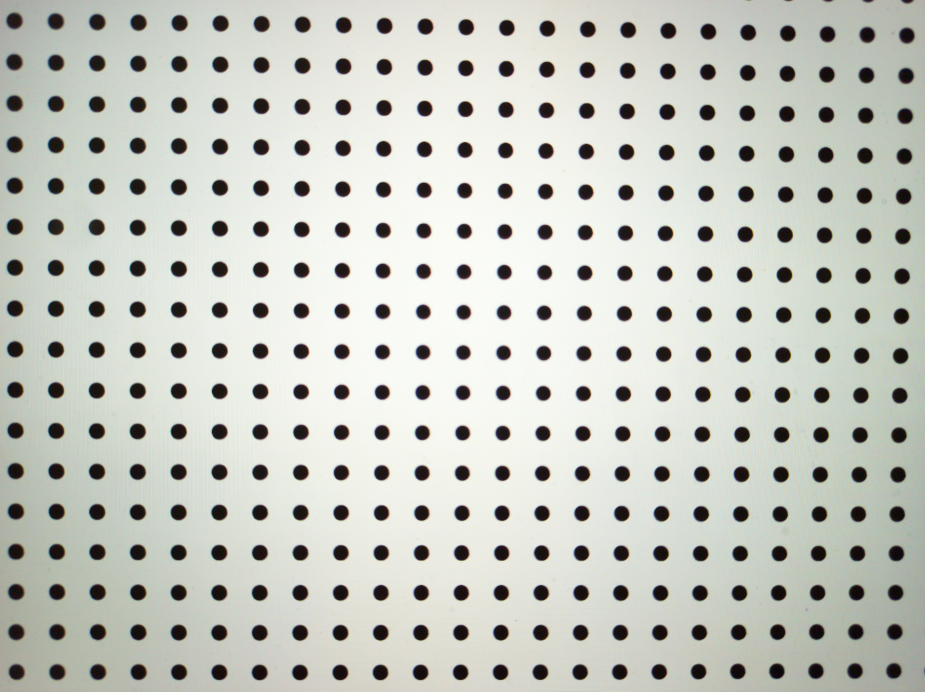
#> input picture input/IMG_20210924_162025-01.jpg, 4624 x 3456 px (shown at 1/5 size); its folder holds only this picture in this run
$ python circles_stack.py input/IMG_20210924_162025-01.jpg
#> lines starting #> are read from the running program, lines starting #| are printed output that depends on the picture
from os import listdir
import cv2
import numpy as np
from PIL import Image
from raw_pillow_opener import register_raw_opener
from scipy import spatial

import pprint
from sys import argv

debug = False
register_raw_opener()
#> (this line was passed over: raw_pillow_opener is not available in this run)

pp = pprint.PrettyPrinter(indent=4)

images = listdir('input')

if images[0].endswith('dng'):
    img = np.array(Image.open('input/' + images[0]).convert('RGB'))
    img = img[:, :, ::-1].copy()
else:
    img = cv2.imread('input/' + images[0])
#> img is the input picture: shape (3456, 4624, 3); mean B, G, R 190.4, 198.3, 195.8

green_channel = img[:, :, 1]
red_channel = img[:, :, 2]
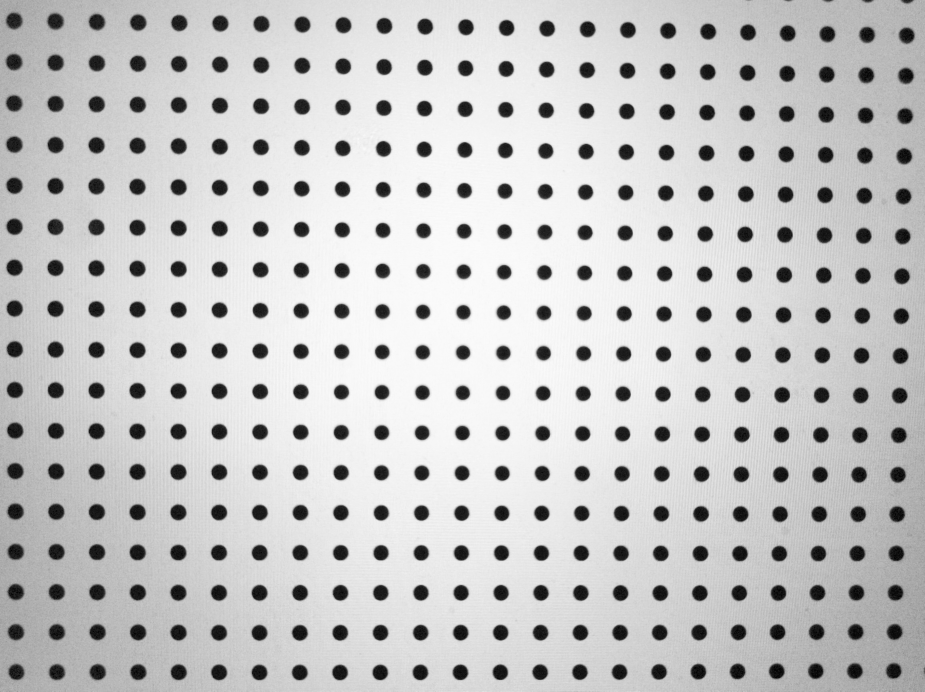
#> red_channel: shape (3456, 4624) (shown at 1/5 size); min 0, max 255, mean 195.8
blue_channel = img[:, :, 0]
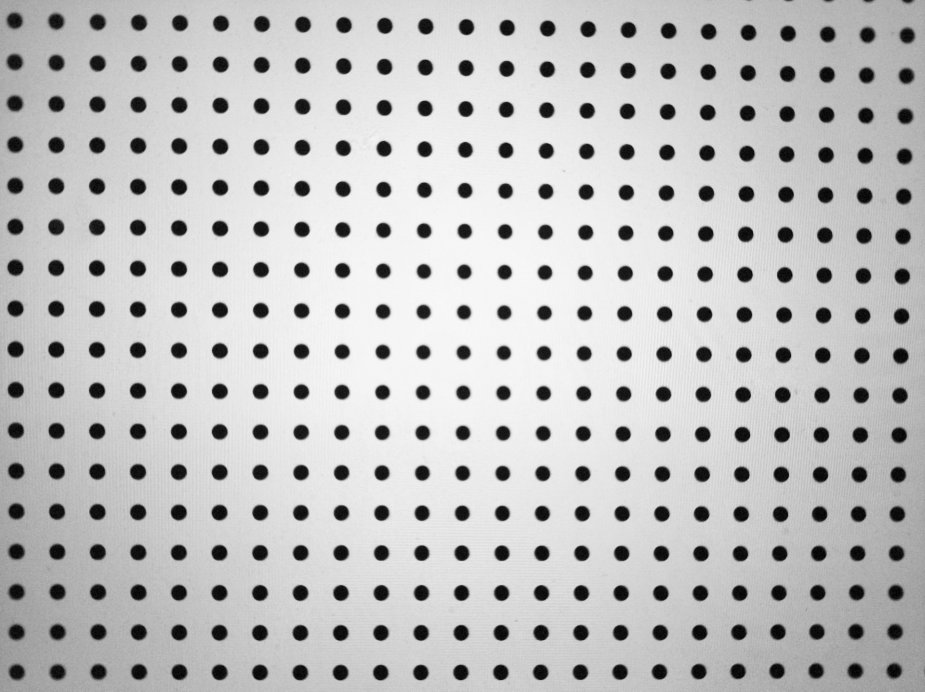
#> blue_channel: shape (3456, 4624) (shown at 1/5 size); min 0, max 255, mean 190.4

if 'bilateral' in argv:
    print('using bilateral filter')
    blurred_green = cv2.bilateralFilter(green_channel, 35, 100, 100)
    blurred_red = cv2.bilateralFilter(red_channel, 35, 100, 100)
    blurred_blue = cv2.bilateralFilter(blue_channel, 35, 100, 100)
else:
    print('using median filter')
    blurred_green = cv2.medianBlur(green_channel, 35)
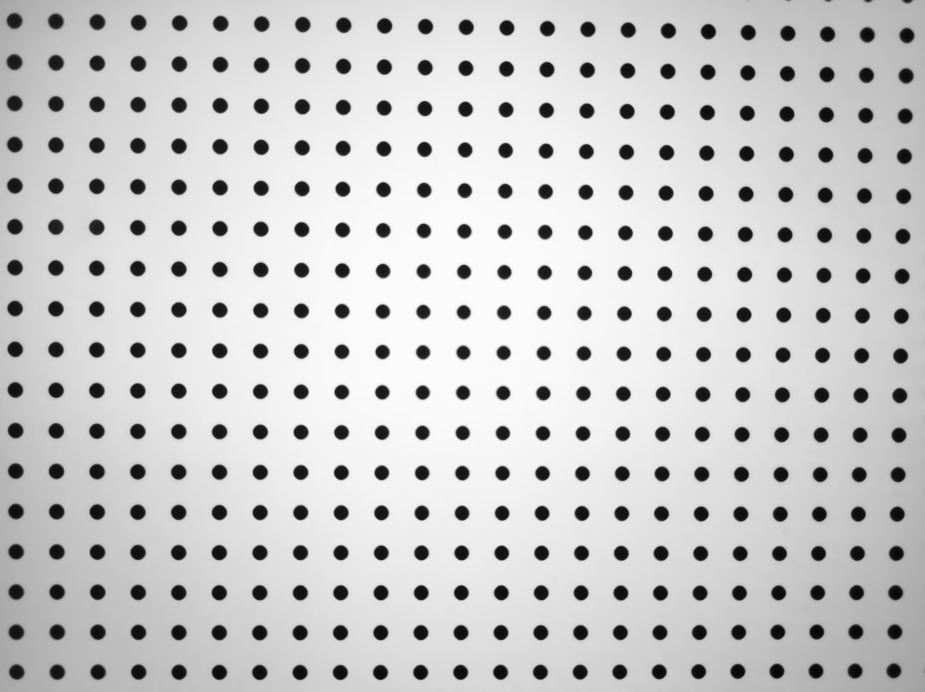
#> blurred_green: shape (3456, 4624) (shown at 1/5 size); min 7, max 251, mean 200.4
    blurred_red = cv2.medianBlur(red_channel, 35)
    blurred_blue = cv2.medianBlur(blue_channel, 35)

'''cv2.imshow('Green after filtering', cv2.resize(blurred_green, (1920, 1080)))
cv2.waitKey(0)
cv2.imshow('Red after filtering', cv2.resize(blurred_red, (1920, 1080)))
cv2.waitKey(0)
cv2.imshow('Blue after filtering', cv2.resize(blurred_blue, (1920, 1080)))
cv2.waitKey(0)'''

patch_grid = (5, 5)
minDist = 100
param1 = 30  # 500
param2 = 30  # 200 #smaller value-> more false circles
orig_minRadius = 20
orig_maxRadius = 75  # 10


def get_min_max_radius(blurred_channel, minRadius, maxRadius):
#> called with minRadius = 20, maxRadius = 75
    circles_prep = cv2.HoughCircles(blurred_channel, cv2.HOUGH_GRADIENT, 1, minDist, param1=param1, param2=param2,
                                    minRadius=minRadius, maxRadius=maxRadius)
#> circles_prep = 391 rows, first 8: [893.5, 2561.5, 37.2], [3888.5, 3160.5, 36.5], [1096.5, 2963.5, 37.6], [1301.5, 1957.5, 36.4], [4307.5, 1778.5, 36.6], [1096.5, 2360.5, 37.1], [3499.5, 2965.5, 36.4], [1096.5, 2762.5, 37.3]
    circles_prep = np.int16(np.around(circles_prep))
#> circles_prep = 391 rows, first 8: [894, 2562, 37], [3888, 3160, 36], [1096, 2964, 38], [1302, 1958, 36], [4308, 1778, 37], [1096, 2360, 37], [3500, 2966, 36], [1096, 2762, 37]
    avg = 0
    cnt = 0
    for i in circles_prep[0, :]:
        avg += i[2]
        cnt += 1
#> this loop made 391 passes
#> (i, avg) on passes 1 to 3: ([894, 2562, 37], 37), ([3888, 3160, 36], 73), ([1096, 2964, 38], 111)
#> after the loop, avg = 14183; cnt = 391
    minRadius = int(avg * 0.8 / cnt)
#> minRadius = 29
    maxRadius = int(avg * 1.2 / cnt)
#> maxRadius = 43
    return minRadius, maxRadius


def get_circles(blurred_channel, minRadius, maxRadius):
    return cv2.HoughCircles(blurred_channel, cv2.HOUGH_GRADIENT, 1, minDist, param1=param1, param2=param2,
                            minRadius=minRadius, maxRadius=maxRadius)


minRadius, maxRadius = get_min_max_radius(blurred_green, orig_minRadius, orig_maxRadius)
#> minRadius = 29; maxRadius = 43

# Docstring of HoughCircles: HoughCircles(image, method, dp, minDist[, circles[, param1[, param2[, minRadius[,
# maxRadius]]]]]) -> circles
circles_green = get_circles(blurred_green, minRadius, maxRadius)
#> circles_green = 391 rows, first 8: [893.5, 2561.5, 37.2], [3888.5, 3160.5, 36.5], [1096.5, 2963.5, 37.6], [1301.5, 1957.5, 36.4], [4307.5, 1778.5, 36.6], [1096.5, 2360.5, 37.1], [3499.5, 2965.5, 36.4], [1096.5, 2762.5, 37.3]

if circles_green is not None:
    circles_green = np.int16(np.around(circles_green))
#> circles_green has the same summary as circles_prep in get_min_max_radius
    if debug:
        print('Green circles num:', circles_green.shape[1])

minRadius, maxRadius = get_min_max_radius(blurred_red, orig_minRadius, orig_maxRadius)
#> in get_min_max_radius (call 2), `circles_prep = cv2.HoughCircles(blurred_channel, cv2.HOUGH_GRADIENT, 1..`: circles_prep = 391 rows, first 8: [1096.5, 2360.5, 36.5], [3134.5, 557.5, 36.5], [3525.5, 1169.5, 36.4], [3304.5, 2766.5, 36.5], [1500.5, 2963.5, 36.6], [1096.5, 1956.5, 36.3], [3933.5, 569.5, 36.6], [3097.5, 3359.5, 36.3]
#> in get_min_max_radius (call 2), `circles_prep = np.int16(np.around(circles_prep))`: circles_prep = 391 rows, first 8: [1096, 2360, 36], [3134, 558, 36], [3526, 1170, 36], [3304, 2766, 36], [1500, 2964, 37], [1096, 1956, 36], [3934, 570, 37], [3098, 3360, 36]
#> the loop in get_min_max_radius (call 2), `for i in circles_prep[0, :]:` made 391 passes
#> (i, avg) on passes 1 to 3: ([1096, 2360, 36], 36), ([3134, 558, 36], 72), ([3526, 1170, 36], 108)
circles_red = get_circles(blurred_red, minRadius, maxRadius)
#> circles_red = 391 rows, first 8: [1096.5, 2360.5, 36.5], [3134.5, 557.5, 36.5], [3525.5, 1169.5, 36.4], [3304.5, 2766.5, 36.5], [1500.5, 2963.5, 36.6], [1096.5, 1956.5, 36.3], [3933.5, 569.5, 36.6], [3097.5, 3359.5, 36.3]

if circles_red is not None:
    circles_red = np.int16(np.around(circles_red))
#> circles_red has the same summary as circles_prep in get_min_max_radius
    if debug:
        print('Red circles num:', circles_red.shape[1])

minRadius, maxRadius = get_min_max_radius(blurred_blue, orig_minRadius, orig_maxRadius)
#> in get_min_max_radius (call 3), `circles_prep = cv2.HoughCircles(blurred_channel, cv2.HOUGH_GRADIENT, 1..`: circles_prep = 391 rows, first 8: [1708.5, 1960.5, 34.3], [894.5, 1752.5, 37.2], [1910.5, 2163.5, 34.1], [3730.5, 970.5, 36.6], [893.5, 2762.5, 37.9], [280.5, 1543.5, 37.7], [895.5, 730.5, 37.8], [3497.5, 3162.5, 35.8]
#> in get_min_max_radius (call 3), `circles_prep = np.int16(np.around(circles_prep))`: circles_prep = 391 rows, first 8: [1708, 1960, 34], [894, 1752, 37], [1910, 2164, 34], [3730, 970, 37], [894, 2762, 38], [280, 1544, 38], [896, 730, 38], [3498, 3162, 36]
circles_blue = get_circles(blurred_blue, minRadius, maxRadius)
#> circles_blue = 391 rows, first 8: [1708.5, 1960.5, 34.3], [894.5, 1752.5, 37.2], [1910.5, 2163.5, 34.1], [3730.5, 970.5, 36.6], [893.5, 2762.5, 37.9], [280.5, 1543.5, 37.7], [895.5, 730.5, 37.8], [3497.5, 3162.5, 35.8]

if circles_blue is not None:
    circles_blue = np.int16(np.around(circles_blue))
#> circles_blue has the same summary as circles_prep in get_min_max_radius
    if debug:
        print('Blue circles num:', circles_blue.shape[1])


def nearest_neighbour(points_a, points_b):
    tree = spatial.cKDTree(points_b)
    return tree.query(points_a)[1]


res1 = nearest_neighbour(circles_green[0][:, :2], circles_red[0][:, :2])
#> res1 = 391 values, max 390 at index 162, min 0 at index 5, mean 195
res2 = nearest_neighbour(circles_green[0][:, :2], circles_blue[0][:, :2])
#> res2 = 391 values, max 390 at index 316, min 0 at index 126, mean 195
diff1 = circles_green[0][:, :2] - circles_red[0][res1, :2]
#> diff1 = 391 pairs, first value -4 to 4, second value -4 to 4
diff2 = circles_green[0][:, :2] - circles_blue[0][res2, :2]
#> diff2 = 391 pairs, first value -8 to 4, second value -6 to 4
pre_map = np.hstack((circles_green[0][:, :2], -diff1, np.zeros(diff1.shape), -diff2)).astype(int)
pre_map = pre_map[np.all(pre_map[:, 2:] < maxRadius, axis=1)]


for e in pre_map.tolist():
    print(e, e[:2])
    cv2.circle(img, e[:2], 35, (255, 0, 0), 2)
#> this loop made 391 passes
#> e on passes 1 to 3: [894, 2562, 0, 0, 0, 0, 0, 0], [3888, 3160, 0, 0, 0, 0, 0, 0], [1096, 2964, 0, 0, 0, 0, 0, 0]
#| [894, 2562, 0, 0, 0, 0, 0, 0] [894, 2562]
#| [3888, 3160, 0, 0, 0, 0, 0, 0] [3888, 3160]
#| [1096, 2964, 0, 0, 0, 0, 0, 0] [1096, 2964]
#| [1302, 1958, 0, 0, 0, 0, 2, 0] [1302, 1958]
#| [4308, 1778, -2, 0, 0, 0, 0, 0] [4308, 1778]
#| [1096, 2360, 0, 0, 0, 0, 2, 0] [1096, 2360]
#| [3500, 2966, -4, 0, 0, 0, 0, 0] [3500, 2966]
#| [1096, 2762, 0, 2, 0, 0, 2, 2] [1096, 2762]
#> (further printed lines are left out)
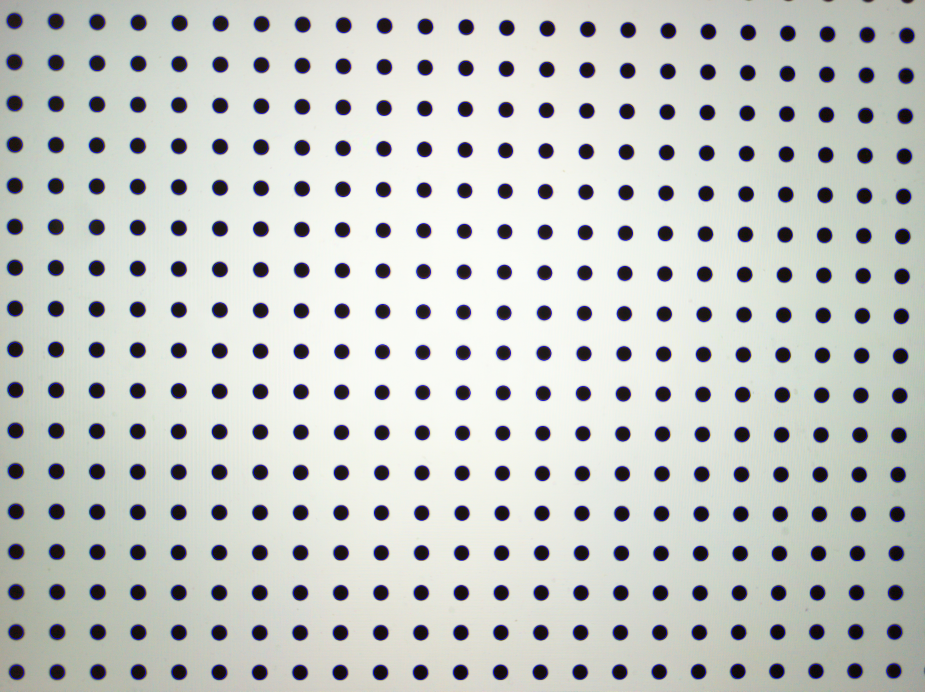
#> img: shape (3456, 4624, 3) (shown at 1/5 size); mean B, G, R 193.5, 197.5, 194.7

cv2.imshow('All circles', cv2.resize(img, (1920, 1080)))
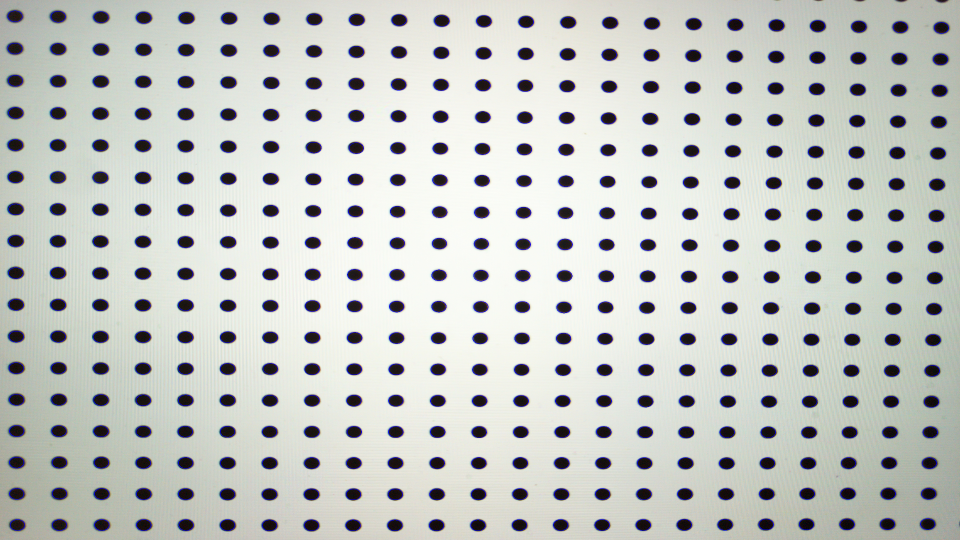
#> window 'All circles': shape (1080, 1920, 3) (shown at 1/2 size); mean B, G, R 193.4, 197.4, 194.6
cv2.waitKey(0)


def get_flow_map(patch_grid, image_size, pre_map):
#> called with patch_grid = (5, 5), image_size = (4624, 3456), pre_map = array of shape (391, 8)
    patch_num_x, patch_num_y = patch_grid
    patches = []
    for i in range(patch_num_x):
        for j in range(patch_num_y):
            x_from = i * image_size[0] // patch_num_x
            x_to = (i + 1) * image_size[0] // patch_num_x
            y_from = j * image_size[1] // patch_num_y
            y_to = (j + 1) * image_size[1] // patch_num_y
            patches.append(get_patch(x_from, x_to, y_from, y_to, pre_map))
#> this loop made 5 passes
#> after the loop, patches = 25 items, first 6: [-2, 0, 0, 0, 2, 0], [-2, 0, 0, 0, 2, 0], [-2, 0, 0, 0, 0, 0], [-2, 0, 0, 0, 2, 0], [-2, 0, 0, 0, 2, 0], [-2, 0, 0, 0, 0, -2]
    return patches


def get_patch(from_x, to_x, from_y, to_y, pre_map):
    m1 = pre_map[np.logical_and(pre_map[:, 0] > from_x, pre_map[:, 1] > from_y)]
    patch_circles = m1[np.logical_and(m1[:, 0] < to_x, m1[:, 1] < to_y)]
    # print(patch_circles)
    if patch_circles.tolist():
        ret = np.nanmedian(patch_circles[:, 2:], axis=0)
    else:
        '''print(from_x, to_x, from_y, to_y)
        print(m1.shape, patch_circles.shape)'''

        return []
    return ret.tolist()


def save_flow_map(flow_map):
    with open('correctingFlow.txt', 'w+') as fp:
        fp.write(f"{patch_grid[0]},{patch_grid[1]}\n")
        for patch in flow_map:
            fp.write(','.join([str(x) for x in patch]) + "\n")


flow_map = get_flow_map(patch_grid, img.shape[:2][::-1], pre_map)
#> flow_map has the same summary as patches in get_flow_map

save_flow_map(flow_map)
#> the loop in save_flow_map, `for patch in flow_map:` made 25 passes

print("Ok! correctingFlow.txt saved!")
